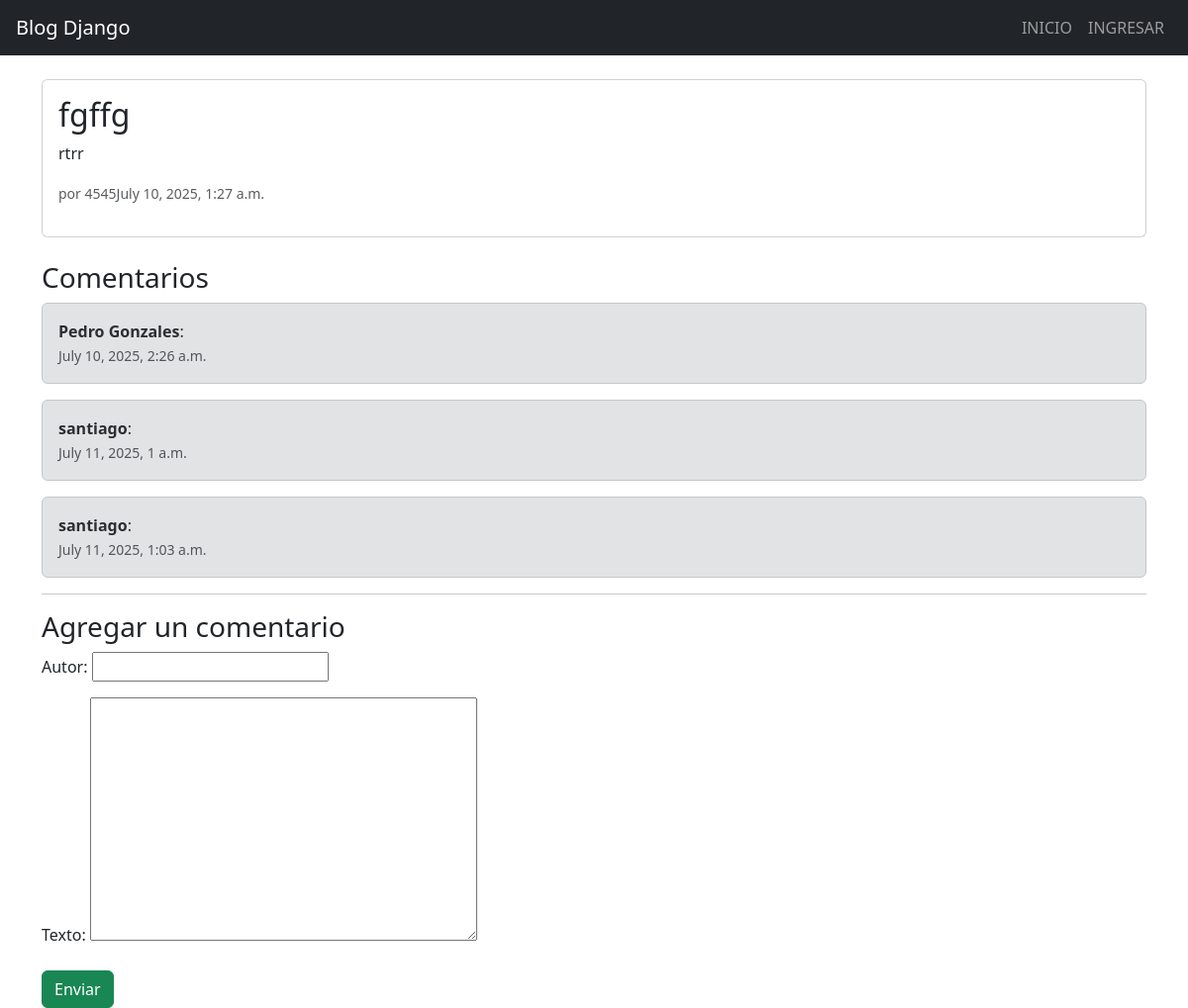
The app's page /post/1/ with its own data.
### blog/models.py (models this page shows, shortened)
class Post(models.Model):
    titulo = models.CharField(max_length=100)  # Corregido max_length
    contenido = models.TextField()  # Corregido TextField y nombre del campo
    autor = models.CharField(max_length=50)
    fecha_publicacion = models.DateTimeField(auto_now_add=True)

class Comentario (models.Model):
    post = models.ForeignKey('Post', on_delete=models.CASCADE, related_name='comentarios')
    autor = models.CharField(max_length=50)
    texto = models.TextField()
    fecha = models.DateTimeField(auto_now_add=True)

### blog/views.py (the view)
# urls.py: path('post/<int:pk>/', views.detalle_post, name='detalle_post'),
def detalle_post(request, pk):
    post = get_object_or_404(Post, pk=pk)
    comentarios = post.comentarios.all()
    if request.method == 'POST':
        form = FormularioComentario(request.POST)
        if form.is_valid():
            nuevo_comentario = form.save(commit=False)
            nuevo_comentario.post = post
            nuevo_comentario.save()
            form = FormularioComentario()
    else:
        form = FormularioComentario()
    return render(request, 'blog/detalle_post.html', {
        'post' : post,
        'comentarios' : comentarios,
        'form' : form
    })

### blog/forms.py
class FormularioComentario(forms.ModelForm):
    class Meta:
        model = Comentario
        fields = ['autor','texto']

### blog/templates/blog/detalle_post.html (shortened to what this page needs)
{% extends "blog/base.html" %}
{% block content %}
<div class="card">
    <div class="card-body">
        <h2 class="card-title">{{post.titulo}}</h2>
        <p class="card-text">{{post.contenido}}</p>
        <p><small class="text-muted">por {{post.autor}}{{post.fecha_publicacion}}</small></p>
    </div>
</div>
<h3 class="mt-4">Comentarios</h3>
{% for comentario in comentarios %}
    <div class="alert alert-secondary mt-2">
        <strong>{{comentario.autor}}</strong>:{{comentario.text}}
        <br><small class="text-muted">{{comentario.fecha}}</small>
    </div>
{% empty %}
    <p> No hay comentarios para esta publicación aún </p>
{% endfor %}
<hr>
<h3> Agregar un comentario</h3>
<form method = 'post'>
    {{form.as_p}}
    <button type="submit" class="btn btn-success mt-2"> Enviar </button>
</form>
{% endblock %}

### blog/templates/blog/base.html (shortened to what this page needs)
<!DOCTYPE HTML>
<html lang="es">
<head>
    <link href="https://cdn.jsdelivr.net/npm/bootstrap@5.3.0/dist/css/bootstrap.min.css" rel = "stylesheet">
</head>
<body>
    <nav class="navbar navbar-expand-lg navbar-dark bg-dark px-3">
        <a class="navbar-brand" href="#"> Blog Django </a>
        <div class="collapse navbar-collapse">
            <ul class="navbar-nav ms-auto">
                <li class="nav-item"><a href="{% url 'lista_posts'%}" class="nav-link">INICIO</a></li>
                {% if user.is_authenticated %}
                    <li class="nav-item"><a href="{% url 'logout'%}" class="nav-link">SALIR</a></li>
                {% else %}
                    <li class="nav-item"><a href="{% url 'login'%}" class="nav-link">INGRESAR</a></li>
                {% endif %}
            </ul>
        </div>
    </nav>
    <div class="container mt-4">
        {% block content %}{% endblock %}
    </div>
</body>
</html>

### records on screen
Post: titulo "fgffg", contenido "rtrr", autor "4545", fecha_publicacion "July 10, 2025, 1:27 a.m."
Comentario: autor "Pedro Gonzales", fecha "July 10, 2025, 2:26 a.m."
Comentario: autor "santiago", fecha "July 11, 2025, 1 a.m."
Comentario: autor "santiago", fecha "July 11, 2025, 1:03 a.m."
